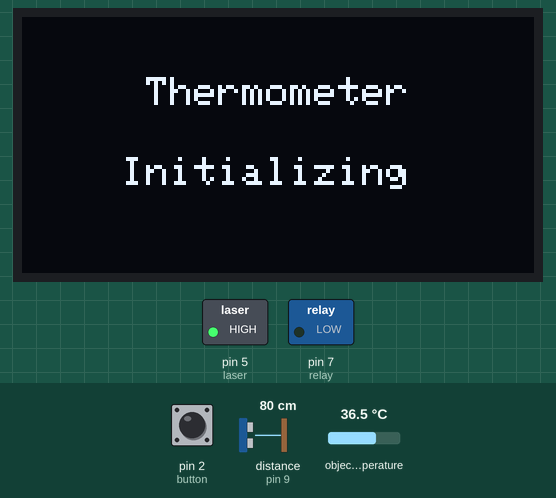
The program below on a simulated Arduino Uno, built with avr-gcc and run on an emulated ATmega328P. Parts: 128×64 one-colour display, switched loads named in the program (green lamp = pin HIGH). The test bench sets the inputs (shaded band); at power-on: pin 2 (button) LOW, distance to the obstacle (sensor on pin 9) 80 cm, object temperature 36.5 °C. The echo pulse lasts 58.3 µs per cm; what the program prints to the serial monitor is not drawn.

Above: at 1.1 s.
At 4.2 s:
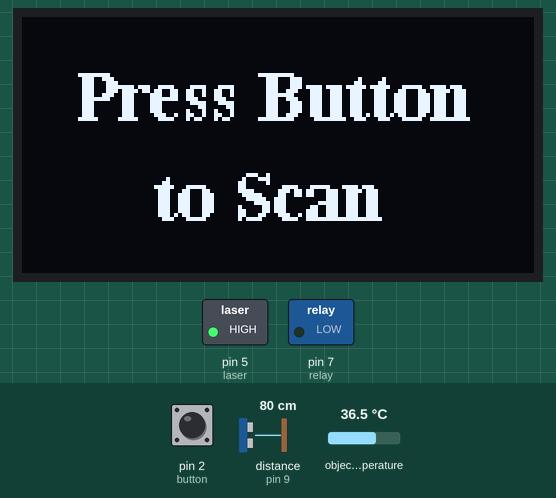
4.3 s: pin 2 (button) pulled HIGH for 0.65 s
At 7.2 s:
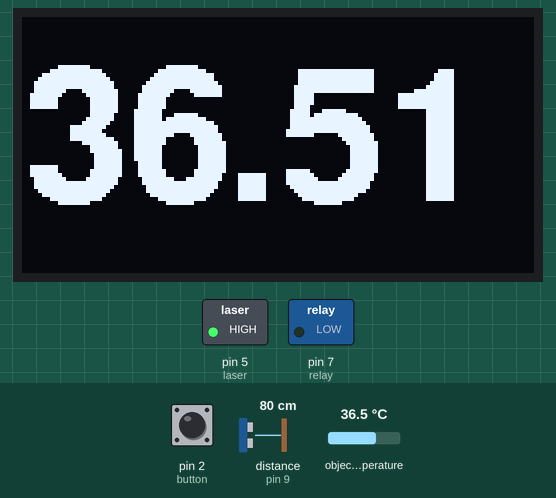
7.6 s: distance to the obstacle (sensor on pin 9) set to 4 cm
10.7 s: distance to the obstacle (sensor on pin 9) set to 2 cm
At 12.1 s:
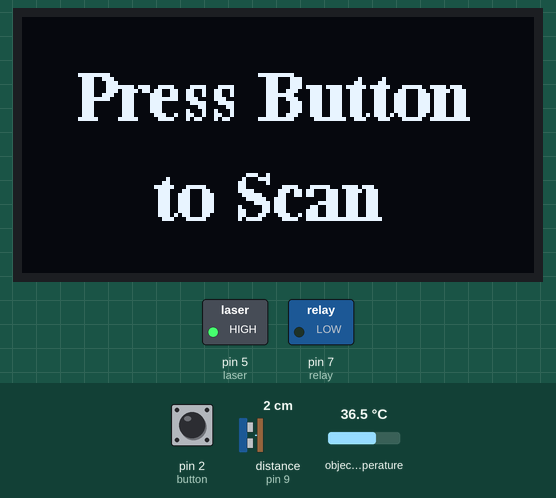
12.7 s: distance to the obstacle (sensor on pin 9) set to 9 cm
At 13.2 s:
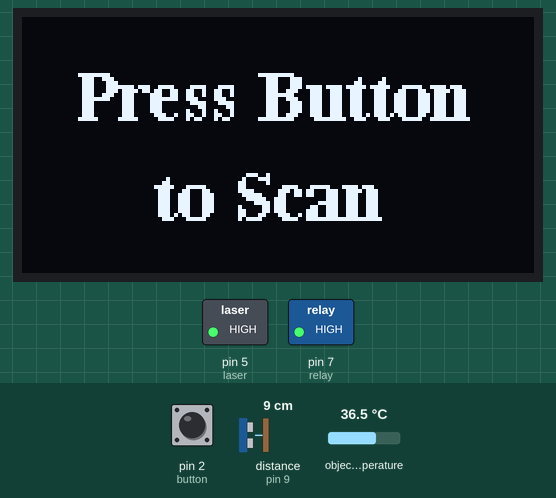
Timing chart, 0 to 15.7 s (numbered marks = the images above; inputs shaded):
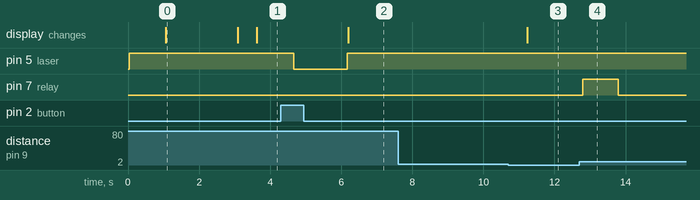

Measured:
- the behaviour switches between 3 and 2 cm on distance to the obstacle (sensor on pin 9) (found by bisection; images 2 and 3)
- after the input at 4.3 s, pin 5 (laser): HIGH → LOW after 0.36 s, → HIGH 1.5 s later; the display: changes after 1.9 s (image 2)
- after the input at 7.6 s, every drawn part: stays the same
- after the input at 10.7 s, pin 7 (relay): stays LOW (without the input it goes to HIGH after 0.50 s); the display: changes after 0.53 s (image 3)
- after the input at 12.7 s, pin 7 (relay): LOW → HIGH after 0.09 s, → LOW 1.0 s later
- what the display in image 0 shows lasts 2.0 s, from 1.1 s to 3.1 s

The program:

main.cpp
```cpp
#include <Arduino.h>
// #include <Wire.h>
#include <Adafruit_MLX90614.h>
#include <Adafruit_GFX.h>
#include <Adafruit_SSD1306.h>
#include <Fonts/FreeSansBold24pt7b.h>
#include <Fonts/FreeSerifBold9pt7b.h>
#include "NewPing.h"

#include <Wire.h>


#define SCREEN_WIDTH 128    // OLED display width, in pixels
#define SCREEN_HEIGHT 64    // OLED display height, in pixels
#define OLED_RESET -1       // Reset pin # (or -1 if sharing Arduino reset pin)


float temp_amb;
float temp_obj;


// Hook up HC-SR04 with Trig to Arduino Pin 9, Echo to Arduino pin 10
#define TRIGGER_PIN 10
#define ECHO_PIN 9

// Maximum distance we want to ping for (in centimeters).
#define MAX_DISTANCE 400

// NewPing setup of pins and maximum distance.
NewPing sonar(TRIGGER_PIN, ECHO_PIN, MAX_DISTANCE);
float duration, distance;

#define laser 5


Adafruit_MLX90614 mlx = Adafruit_MLX90614();
Adafruit_SSD1306 display(SCREEN_WIDTH, SCREEN_HEIGHT, &Wire, OLED_RESET);

int btVal = 0;
int button = 2;
int relay = 7;


void dist() {

  // Send ping, get distance in cm
  distance = sonar.ping_cm();
  Serial.print(distance);
  Serial.println(" cm");
  // Send results to Serial Monitor

  if (distance <= 10 && distance>2)
  {
    digitalWrite(relay, HIGH);
    delay(1000);
    digitalWrite(relay, LOW);
    delay(10000);
  }
  else if (distance>10)
  {
    digitalWrite(relay, LOW);

  }
}

void tempCheck() {
  btVal = digitalRead(button);
  if (btVal == 1) {
    digitalWrite(laser, LOW);
    delay(500);
    temp_obj = mlx.readObjectTempC();
    delay(1000);
    digitalWrite(laser, HIGH);
    Serial.print("Object temp = ");
    Serial.println(temp_obj);
    display.clearDisplay();
    display.setTextSize(1);
    display.setTextColor(WHITE);
    display.setFont(&FreeSansBold24pt7b);
    display.setCursor(0, 45);
    display.setTextSize(1);
    display.print(temp_obj);
    display.print((char)247);
    display.print("C");
    display.display();
    delay(5000);
    // put your main code here, to run repeatedly:
  }
}
void setup()
{
  Serial.begin(9600);
  mlx.begin();
  Serial.println("Temperature Sensor MLX90614");
  display.begin(SSD1306_SWITCHCAPVCC, 0x3C); //initialize with the I2C addr 0x3C (128x64)

  pinMode(laser, OUTPUT); // Connect LASER
  pinMode(relay,OUTPUT);
  digitalWrite(relay, LOW);
  digitalWrite(laser, HIGH);

  delay(1000);
  display.clearDisplay();
  display.setCursor(25, 15);
  display.setTextSize(1);
  display.setTextColor(WHITE);
  display.println(" Thermometer");
  display.setCursor(25, 35);
  display.setTextSize(1);
  display.print("Initializing");
  display.display();
  delay(2000);
}
void loop() {
  display.clearDisplay();
  display.setCursor(13, 25);
  display.setFont(&FreeSerifBold9pt7b);
  display.setTextSize(1);
  display.setTextColor(WHITE);
  display.println("Press Button");
  display.setCursor(33, 50);
  display.setTextSize(1);
  display.print("to Scan");
  display.display();
  delay(500);
  digitalWrite(relay, LOW);


  tempCheck();
  dist();
}
```
